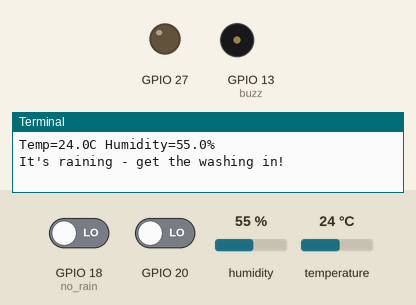
This program was run on a simulated Raspberry Pi (BCM pin numbers). Shown: output pins drawn as LEDs (lit = HIGH), buzzer (waves = sounding, pin HIGH), the last lines printed to the terminal. The test bench sets the inputs (shaded band); at power-on: GPIO 20 LOW, GPIO 18 (no_rain) LOW, humidity 55 %, temperature 24 °C.

Above: at 1.27 s.
1.3 s: GPIO 20 driven HIGH
At 2.8 s:
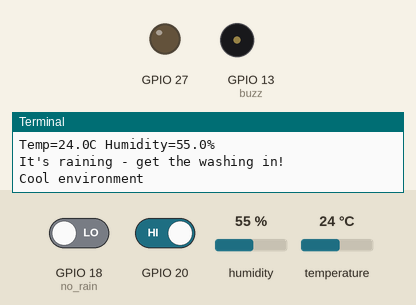
5.1 s: GPIO 20 driven LOW
At 7.6 s:
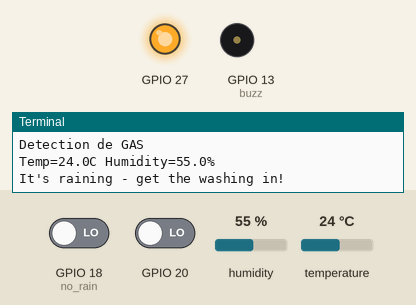
8.6 s: GPIO 18 (no_rain) driven HIGH
At 8.75 s:
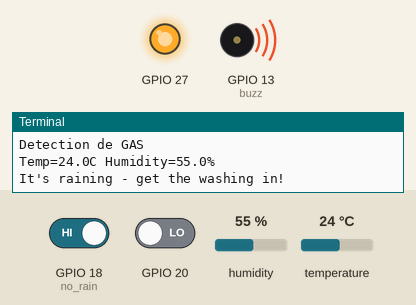
12.1 s: GPIO 18 (no_rain) driven LOW
At 12.43 s:
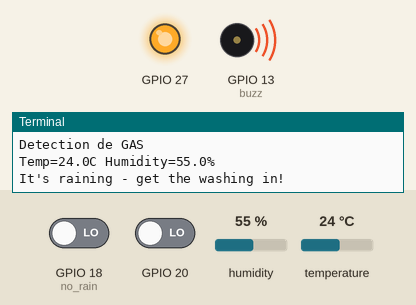
Timing chart, 0 to 16.6 s (numbered marks = the images above; inputs shaded):
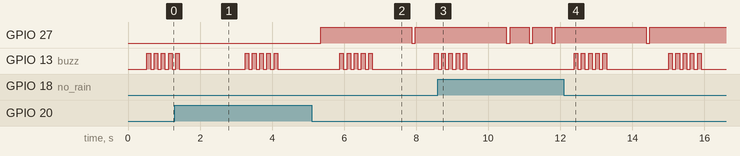

Measured:
- after the input at 1.3 s, GPIO 27: stays LOW (without the input it goes to HIGH after 1.3 s)
- after the input at 5.1 s, GPIO 27: LOW → HIGH after 0.25 s, → LOW 2.5 s later, → HIGH 0.10 s later
- after the input at 8.6 s, GPIO 13 (buzz): goes on until 9.4 s, then stays LOW
- after the input at 12.1 s, GPIO 13 (buzz): goes 4 × (HIGH 0.10 s, LOW 0.10 s), HIGH 0.10 s, LOW 1.7 s, 4 × (HIGH 0.10 s, LOW 0.10 s), HIGH 0.10 s, then LOW, starting after 0.28 s

The program:

combine_final.py
```python
import Adafruit_DHT
import time

#Air quality
import RPi.GPIO as GPIO

GPIO.setmode(GPIO.BCM)
GPIO.setup(20, GPIO.IN)
GPIO.setup(27, GPIO.OUT)
#air quality

#rain
from time import sleep
from gpiozero import Buzzer, InputDevice

buzz    = Buzzer(13)
no_rain = InputDevice(18)

def buzz_now(iterations):
    for x in range(iterations):
        buzz.on()
        sleep(0.1)
        buzz.off()
        sleep(0.1)
#rain


DHT_SENSOR = Adafruit_DHT.DHT22
DHT_PIN = 4

while(True):
    humidity, temperature = Adafruit_DHT.read(DHT_SENSOR, DHT_PIN)
    if humidity is not None and temperature is not None:
        print("Temp={0:0.1f}C Humidity={1:0.1f}%".format(temperature, humidity))

     #rain
    if not no_rain.is_active:
        print("It's raining - get the washing in!")
        buzz_now(5)
        sleep(1)


    if GPIO.input(20):
         print('Cool environment')
         time.sleep(0.2)
    if GPIO.input(20)!=1:
         print('Detection de GAS')
         GPIO.output(27, False)
         time.sleep(0.1)
         GPIO.output(27, True)

    #rain
```
